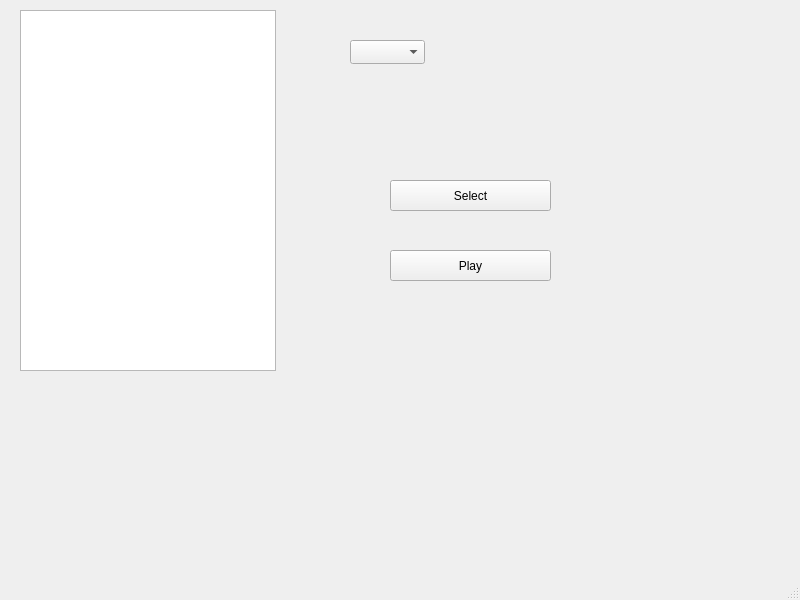
<?xml version="1.0" encoding="UTF-8"?>
<ui version="4.0">
 <class>MainWindow</class>
 <widget class="QMainWindow" name="MainWindow">
  <property name="geometry">
   <rect>
    <x>0</x>
    <y>0</y>
    <width>800</width>
    <height>600</height>
   </rect>
  </property>
  <property name="windowTitle">
   <string>MainWindow</string>
  </property>
  <widget class="QWidget" name="centralwidget">
   <widget class="QPushButton" name="Select">
    <property name="geometry">
     <rect>
      <x>390</x>
      <y>180</y>
      <width>161</width>
      <height>31</height>
     </rect>
    </property>
    <property name="text">
     <string>Select</string>
    </property>
   </widget>
   <widget class="QPushButton" name="PlayButton">
    <property name="geometry">
     <rect>
      <x>390</x>
      <y>250</y>
      <width>161</width>
      <height>31</height>
     </rect>
    </property>
    <property name="styleSheet">
     <string notr="true"/>
    </property>
    <property name="text">
     <string>Play</string>
    </property>
   </widget>
   <widget class="QComboBox" name="comboBox">
    <property name="geometry">
     <rect>
      <x>350</x>
      <y>40</y>
      <width>75</width>
      <height>24</height>
     </rect>
    </property>
   </widget>
   <widget class="QListView" name="listView">
    <property name="geometry">
     <rect>
      <x>20</x>
      <y>10</y>
      <width>256</width>
      <height>361</height>
     </rect>
    </property>
   </widget>
  </widget>
  <widget class="QMenuBar" name="menubar">
   <property name="geometry">
    <rect>
     <x>0</x>
     <y>0</y>
     <width>800</width>
     <height>25</height>
    </rect>
   </property>
  </widget>
  <widget class="QStatusBar" name="statusbar"/>
 </widget>
 <resources/>
 <connections/>
</ui>
